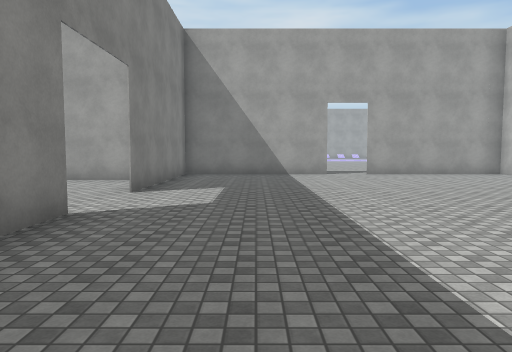
View 1 (above)

21 first-person views from a walk through a Unity game level. The camera is 1.5 m above the floor, tilts 4° down and sees 70° across. The floor is counted in squares, 2 m on a side. Each view is taken from the middle of a square. On the plan, view 1 faces up. The plan holds only what a view shows up to about 11 squares ahead; the rest is blank. The place goes on beyond the plan. The player is left out. Some surface patterns are stand-ins.

View 2
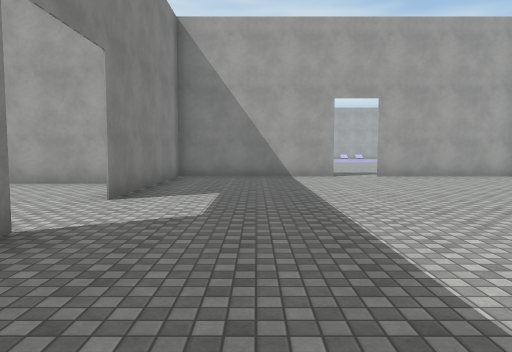

View 3
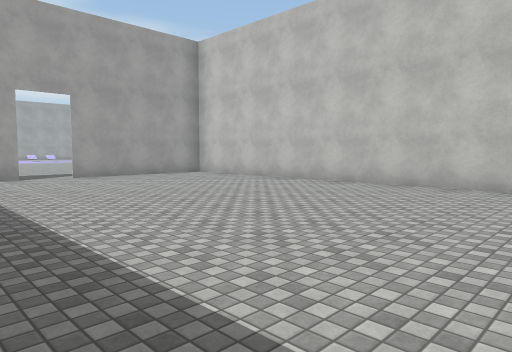

View 4
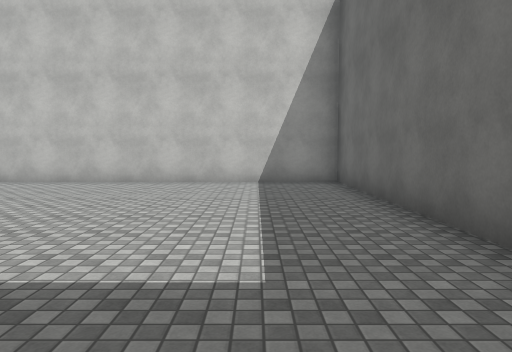

View 5
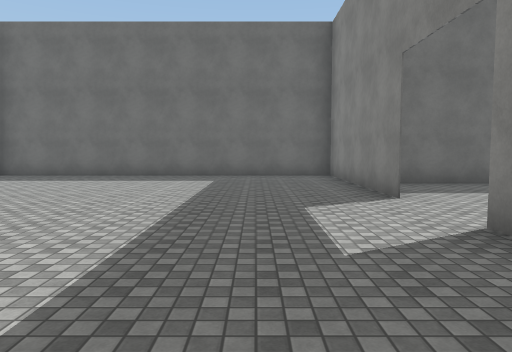

View 6
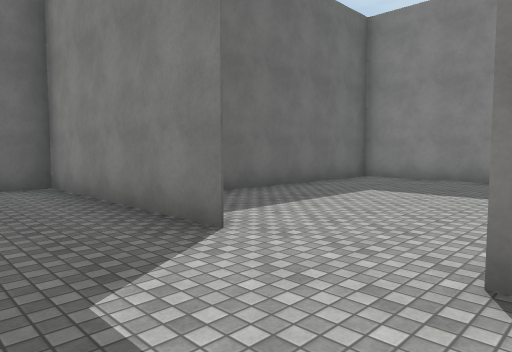

View 7
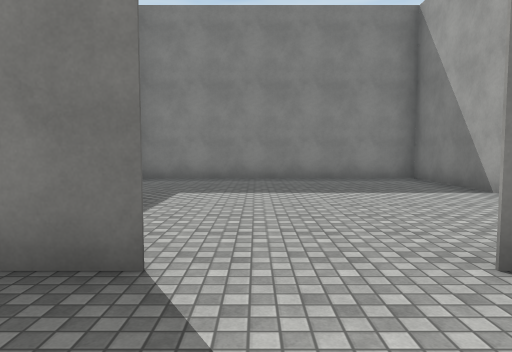

View 8
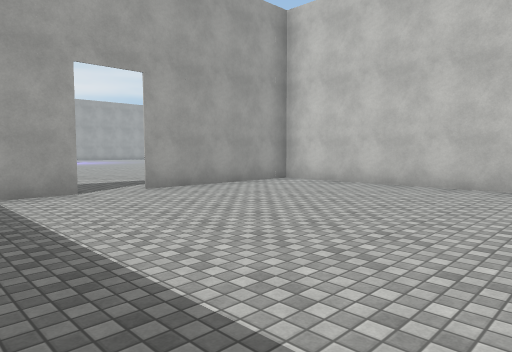

View 9
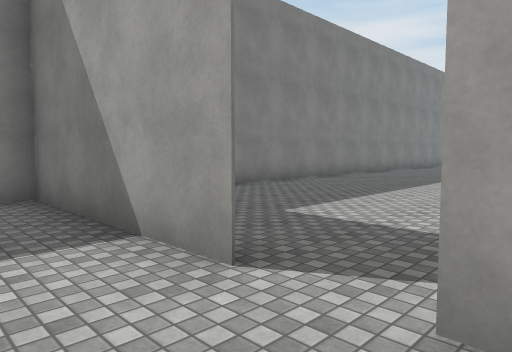

View 10
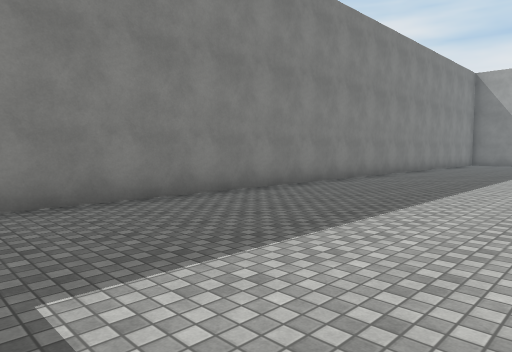

View 11
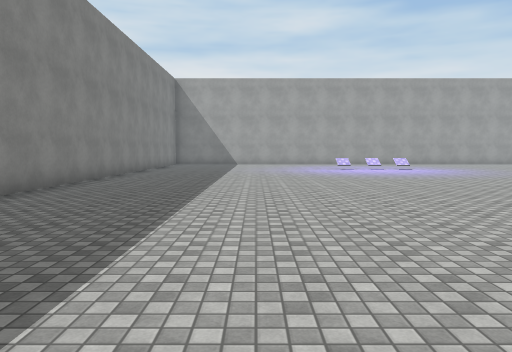

View 12
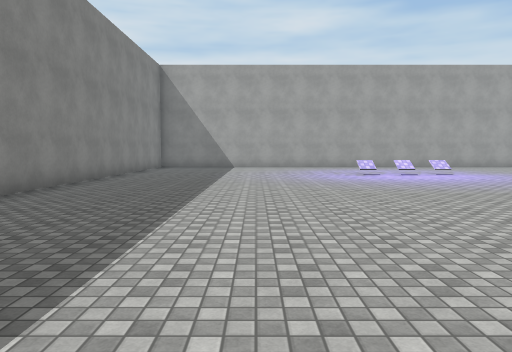

View 13
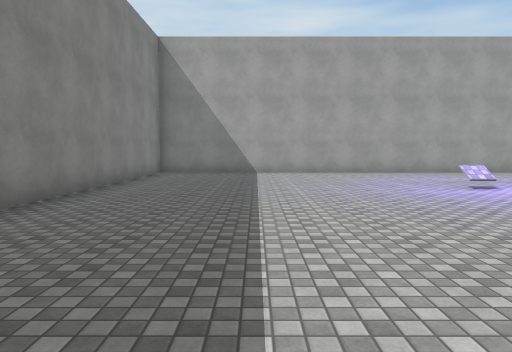

View 14
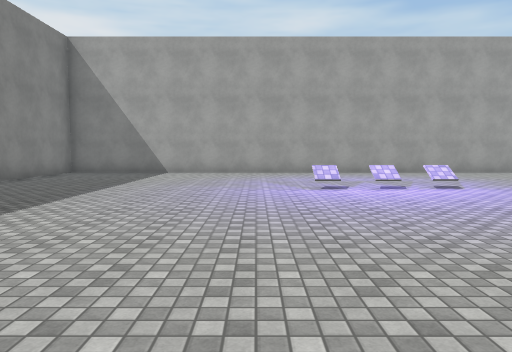

View 15
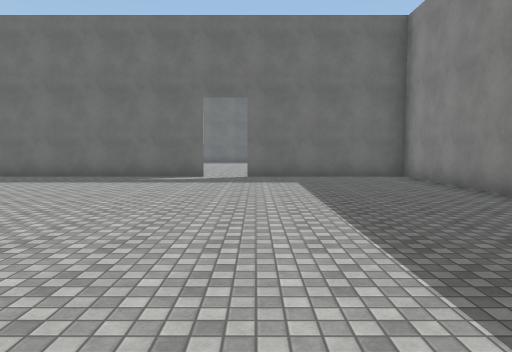

View 16
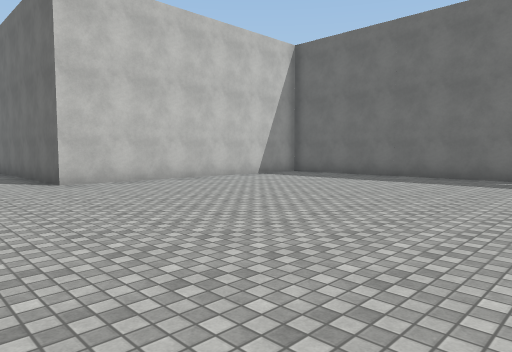

View 17
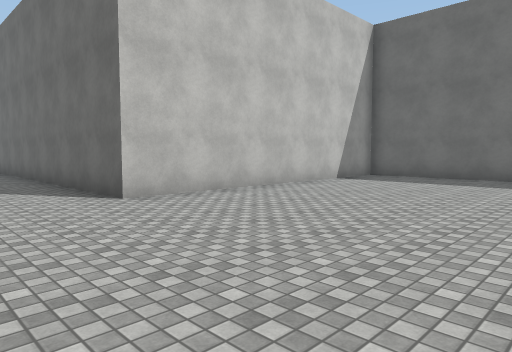

View 18
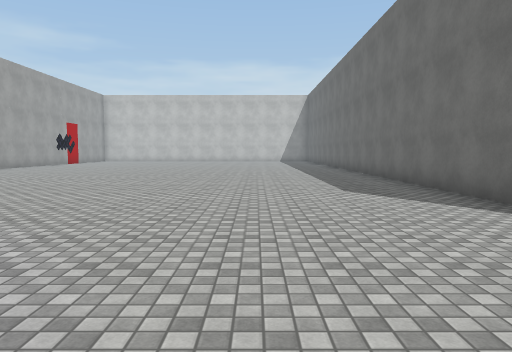

View 19
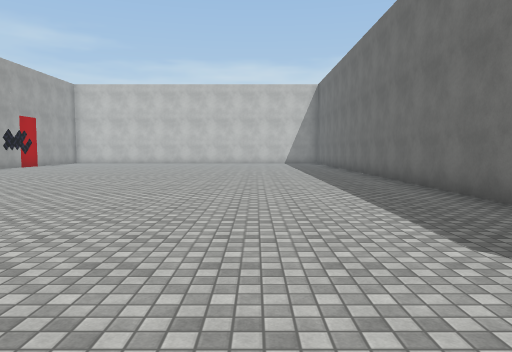

View 20
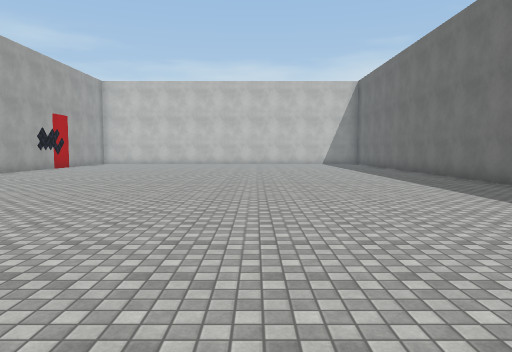

View 21
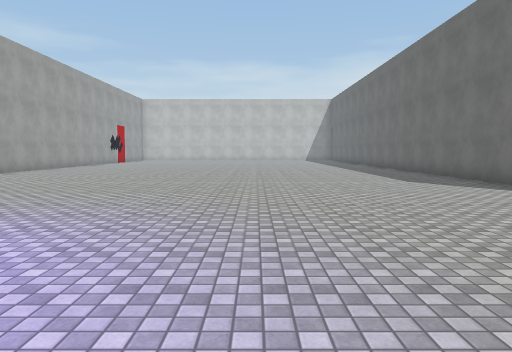

### Floor plan
Points are (right, up) in squares from view 1. A wall is a line through its corners. A room is listed if a view was taken in it or the views show most of it. See-through windows are left out.
Room 1 (views 1, 2, 3, 4, 5, 6, 7, 8, 9)
walls: (-2.2, 4.4) (-2.2, -0.9) (7.7, -0.9) (7.7, 11.5) (3.4, 11.5); (2.2, 11.5) (-2.2, 11.5); (-2.2, 12) (-2.2, 6.5)
ways out: opening at (3, 12) to room 2; opening at (-2, 5.5) to room 3
Room 2 (views 10, 11, 12, 13, 14, 15, 16, 17, 18, 19, 20, 21)
walls: (3.4, 11.6) (11.4, 11.6) (11.4, 19.5) (24, 19.5); (-2.2, 32) (-2.2, 12); (-2.2, 11.6) (2.2, 11.6)
ways out: opening at (3, 12) to room 1
Room 3 (no view inside)
walls: (-3.1, 9.2) (-9.7, 9.2) (-9.7, 1.7) (-3.2, 1.7)
ways out: opening at (-2, 5.5) to room 1

Positions as (right, up) in squares from view 1, and headings:
1: (0, 0), facing up
2: (0, 1), facing up
3: (0, 1), facing up-right
4: (-1, 1), facing right
5: (0, 10), facing down
6: (0, 7), facing down-left
7: (0, 5), facing left
8: (0, 5), facing up-right
9: (4, 10), facing up-left
10: (3, 13), facing up-left
11: (2, 14), facing up
12: (2, 17), facing up
13: (1, 21), facing up
14: (4, 21), facing up
15: (2, 22), facing down
16: (3, 22), facing down-right
17: (6, 22), facing down-right
18: (8, 23), facing right
19: (12, 23), facing right
20: (13, 25), facing right
21: (6, 25), facing right
